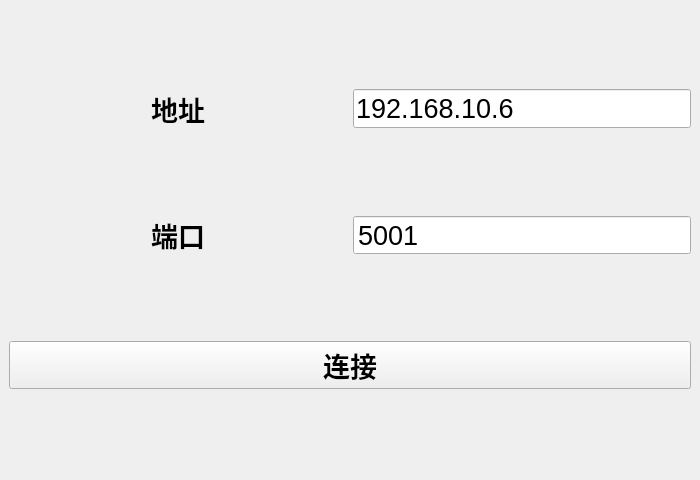
<?xml version="1.0" encoding="UTF-8"?>
<ui version="4.0">
 <class>MainWindow</class>
 <widget class="QMainWindow" name="MainWindow">
  <property name="geometry">
   <rect>
    <x>0</x>
    <y>0</y>
    <width>700</width>
    <height>480</height>
   </rect>
  </property>
  <property name="minimumSize">
   <size>
    <width>300</width>
    <height>300</height>
   </size>
  </property>
  <property name="windowTitle">
   <string>MainWindow</string>
  </property>
  <property name="styleSheet">
   <string notr="true"/>
  </property>
  <widget class="QWidget" name="centralwidget">
   <property name="styleSheet">
    <string notr="true"/>
   </property>
   <layout class="QVBoxLayout" name="verticalLayout">
    <item>
     <layout class="QHBoxLayout" name="horizontalLayout_3">
      <item>
       <widget class="QLabel" name="label_3">
        <property name="font">
         <font>
          <pointsize>20</pointsize>
          <bold>true</bold>
         </font>
        </property>
        <property name="text">
         <string>地址</string>
        </property>
        <property name="alignment">
         <set>Qt::AlignmentFlag::AlignCenter</set>
        </property>
       </widget>
      </item>
      <item>
       <widget class="QLineEdit" name="lineEdit">
        <property name="sizePolicy">
         <sizepolicy hsizetype="Preferred" vsizetype="Maximum">
          <horstretch>0</horstretch>
          <verstretch>0</verstretch>
         </sizepolicy>
        </property>
        <property name="font">
         <font>
          <pointsize>20</pointsize>
         </font>
        </property>
        <property name="text">
         <string>192.168.10.6</string>
        </property>
       </widget>
      </item>
     </layout>
    </item>
    <item>
     <layout class="QHBoxLayout" name="horizontalLayout">
      <item>
       <widget class="QLabel" name="label">
        <property name="font">
         <font>
          <pointsize>20</pointsize>
          <bold>true</bold>
         </font>
        </property>
        <property name="text">
         <string>端口</string>
        </property>
        <property name="alignment">
         <set>Qt::AlignmentFlag::AlignCenter</set>
        </property>
       </widget>
      </item>
      <item>
       <widget class="QSpinBox" name="spinBox">
        <property name="sizePolicy">
         <sizepolicy hsizetype="Minimum" vsizetype="Maximum">
          <horstretch>0</horstretch>
          <verstretch>0</verstretch>
         </sizepolicy>
        </property>
        <property name="font">
         <font>
          <pointsize>20</pointsize>
         </font>
        </property>
        <property name="buttonSymbols">
         <enum>QAbstractSpinBox::ButtonSymbols::NoButtons</enum>
        </property>
        <property name="maximum">
         <number>65536</number>
        </property>
        <property name="value">
         <number>5001</number>
        </property>
       </widget>
      </item>
     </layout>
    </item>
    <item>
     <widget class="QPushButton" name="pushButton">
      <property name="sizePolicy">
       <sizepolicy hsizetype="Preferred" vsizetype="Maximum">
        <horstretch>0</horstretch>
        <verstretch>0</verstretch>
       </sizepolicy>
      </property>
      <property name="font">
       <font>
        <pointsize>20</pointsize>
        <bold>true</bold>
       </font>
      </property>
      <property name="text">
       <string>连接</string>
      </property>
     </widget>
    </item>
   </layout>
  </widget>
 </widget>
 <resources/>
 <connections/>
</ui>
